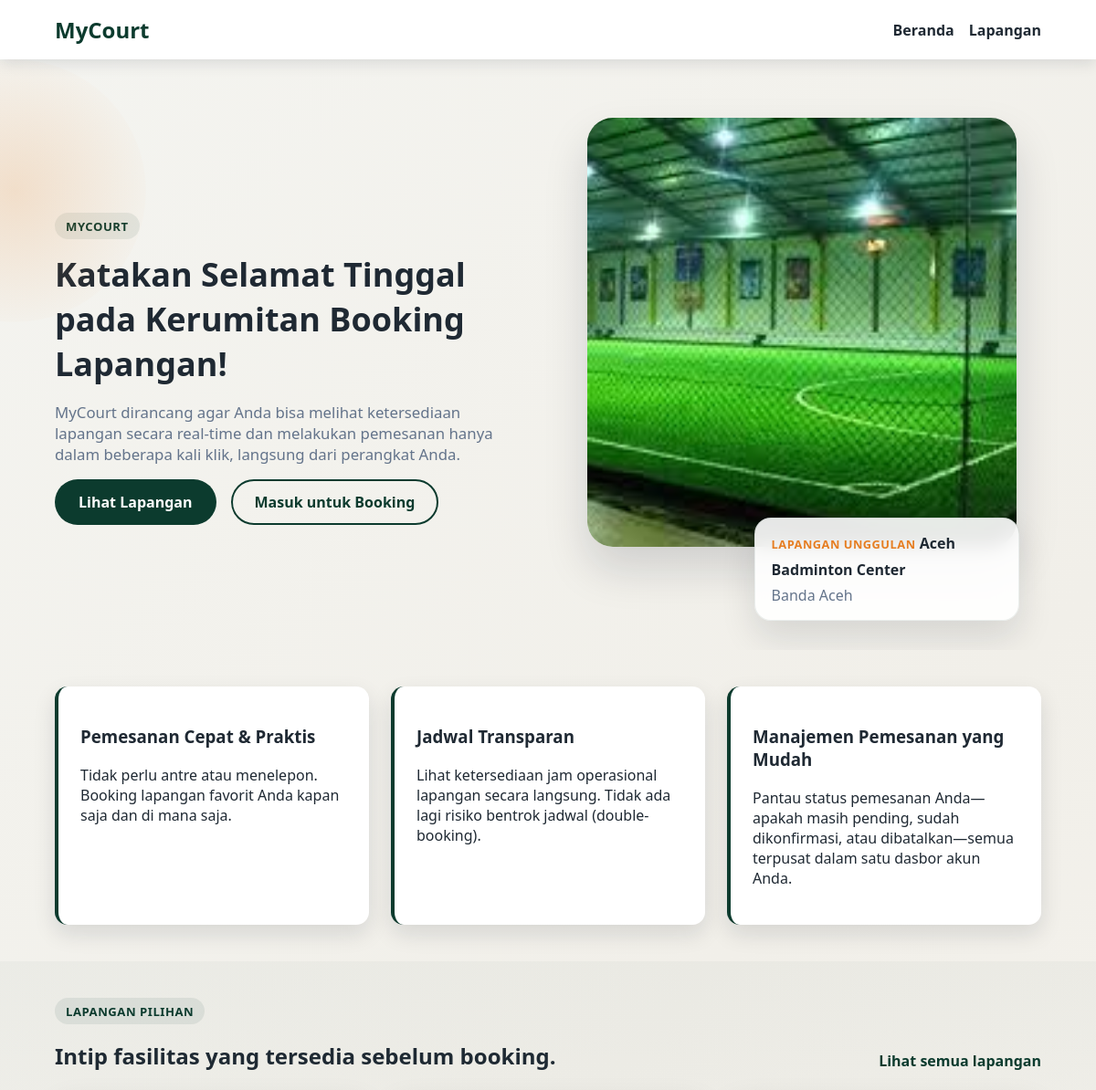
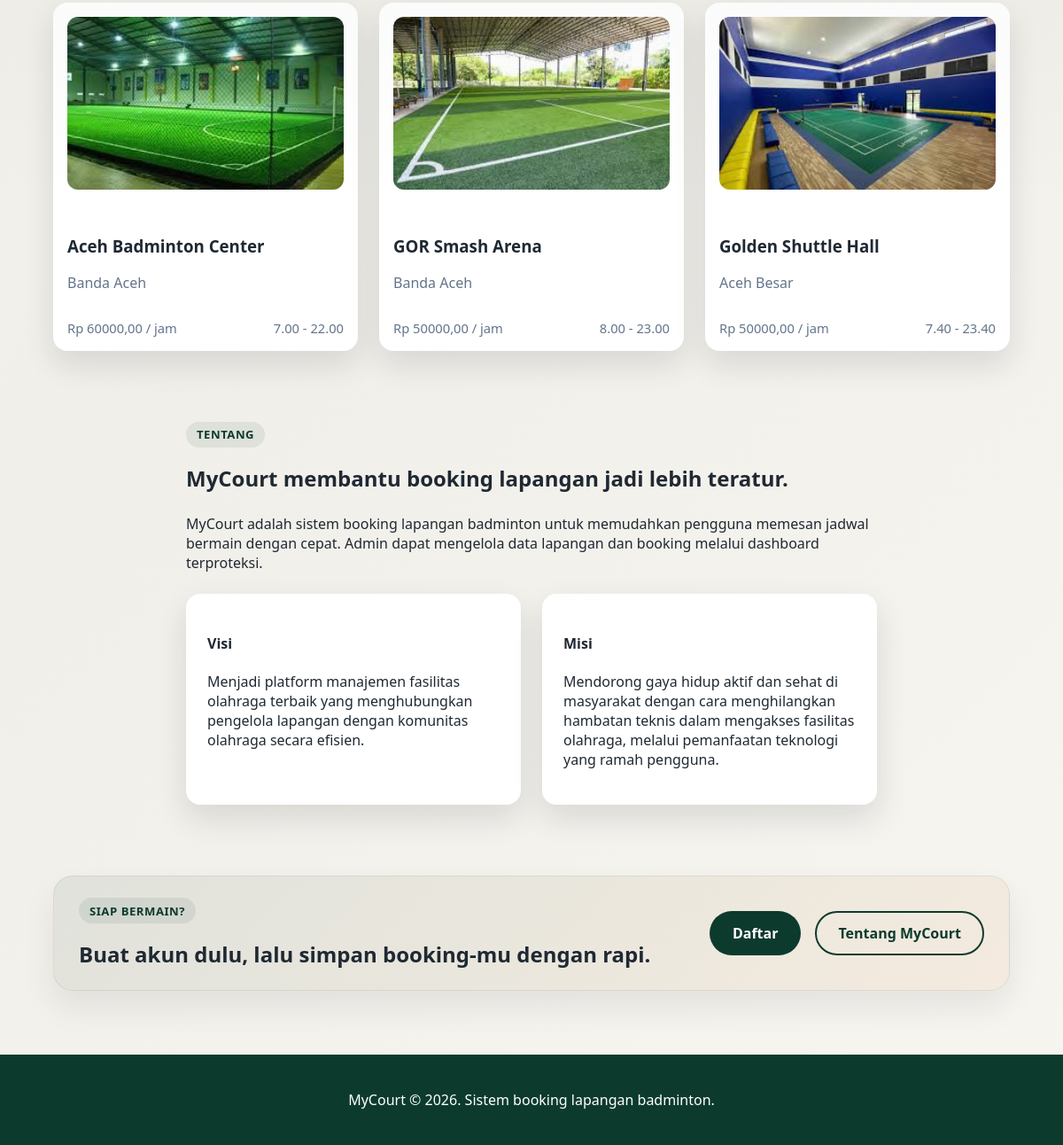
The page / on the database its author committed (2 pictures, top to bottom).
### booking/models.py (models this page shows, shortened)
class Court(models.Model):
    name = models.CharField(max_length=120)
    location = models.CharField(max_length=255)
    price_per_hour = models.DecimalField(max_digits=10, decimal_places=2)
    image = models.ImageField(upload_to="court_images/", blank=True, null=True)
    description = models.TextField(blank=True)
    is_active = models.BooleanField(default=True)
    open_time = models.TimeField(default=datetime.time(6, 0))
    close_time = models.TimeField(default=datetime.time(23, 0))
    created_at = models.DateTimeField(auto_now_add=True)

### booking/views.py (the view)
# urls.py: path("", views.landing, name="landing"),
def landing(request):
    if request.user.is_authenticated:
        return redirect("booking:admin_dashboard" if is_admin_user(request.user) else "booking:user_dashboard")
    context = {
        "court_count": Court.objects.filter(is_active=True).count(),
        "booking_count": Booking.objects.count(),
        "courts": Court.objects.filter(is_active=True).order_by("name")[:3],
    }
    return render(request, "booking/landing.html", context)

### booking/templates/booking/landing.html (shortened to what this page needs)
{% extends 'booking/base.html' %}
{% block content %}
<section class="hero hero-home">
    <div class="container hero-shell">
        <div class="hero-copy">
            <p class="eyebrow">MyCourt</p>
            <h1>Katakan Selamat Tinggal pada Kerumitan Booking Lapangan!</h1>
            <p class="hero-lead">MyCourt dirancang agar Anda bisa melihat ketersediaan lapangan secara real-time dan melakukan pemesanan hanya dalam beberapa kali klik, langsung dari perangkat Anda.</p>
            <div class="hero-actions">
                <a class="btn primary" href="{% url 'booking:courts' %}">Lihat Lapangan</a>
                {% if user.is_authenticated %}
                    <a class="btn ghost" href="{% url 'booking:create' %}">Booking Sekarang</a>
                {% else %}
                    <a class="btn ghost" href="{% url 'booking:login' %}">Masuk untuk Booking</a>
                {% endif %}
            </div>
        </div>
        <div class="hero-visual">
            {% if courts and courts.0.image %}
                <img class="hero-image" src="{{ courts.0.image.url }}" alt="{{ courts.0.name }}">
            {% else %}
                <div class="hero-image hero-image-placeholder">
                    <span>Gambar lapangan akan tampil di sini</span>
                </div>
            {% endif %}
            <div class="hero-floating-card">
                <span class="floating-label">Lapangan unggulan</span>
                <strong>{{ courts.0.name|default:"Court Utama" }}</strong>
                <p>{{ courts.0.location|default:"Lokasi nyaman dan mudah dijangkau" }}</p>
            </div>
        </div>
    </div>
</section>
<section class="section">
    <div class="container feature-grid feature-grid-compact">
        <div class="feature">
            <h3>Pemesanan Cepat & Praktis</h3>
            <p>Tidak perlu antre atau menelepon. Booking lapangan favorit Anda kapan saja dan di mana saja.</p>
        </div>
        <div class="feature">
            <h3>Jadwal Transparan</h3>
            <p>Lihat ketersediaan jam operasional lapangan secara langsung. Tidak ada lagi risiko bentrok jadwal (double-booking).</p>
        </div>
        <div class="feature">
            <h3>Manajemen Pemesanan yang Mudah</h3>
            <p>Pantau status pemesanan Anda—apakah masih pending, sudah dikonfirmasi, atau dibatalkan—semua terpusat dalam satu dasbor akun Anda.</p>
        </div>
    </div>
</section>
<section class="section section-soft">
    <div class="container">
        <div class="section-heading">
            <div>
                <p class="eyebrow">Lapangan pilihan</p>
                <h2>Intip fasilitas yang tersedia sebelum booking.</h2>
            </div>
            <a class="text-link" href="{% url 'booking:courts' %}">Lihat semua lapangan</a>
        </div>
        {% if courts %}
            <div class="card-grid featured-courts">
                {% for court in courts %}
                    <article class="card court-card">
                        {% if court.image %}
                            <img class="court-image" src="{{ court.image.url }}" alt="{{ court.name }}">
                        {% else %}
                            <div class="court-image court-image-placeholder">Belum ada gambar</div>
                        {% endif %}
                        <div class="court-card-body">
                            <div>
                                <h3>{{ court.name }}</h3>
                                <p class="muted">{{ court.location }}</p>
                            </div>
                            <div class="court-meta-row">
                                <span>Rp {{ court.price_per_hour }} / jam</span>
                                <span>{{ court.open_time }} - {{ court.close_time }}</span>
                            </div>
                        </div>
                    </article>
                {% endfor %}
            </div>
        {% else %}
            <p>Belum ada lapangan aktif yang ditampilkan.</p>
        {% endif %}
    </div>
</section>
<section class="section" id="about">
    <div class="container narrow">
        <div class="section-heading about-heading">
            <div>
                <p class="eyebrow">Tentang</p>
                <h2>MyCourt membantu booking lapangan jadi lebih teratur.</h2>
            </div>
        </div>
        <p>MyCourt adalah sistem booking lapangan badminton untuk memudahkan pengguna memesan jadwal bermain dengan cepat. Admin dapat mengelola data lapangan dan booking melalui dashboard terproteksi.</p>
        <div class="info-grid">
            <div class="card">
                <h4>Visi</h4>
                <p>Menjadi platform manajemen fasilitas olahraga terbaik yang menghubungkan pengelola lapangan dengan komunitas olahraga secara efisien.</p>
            </div>
            <div class="card">
                <h4>Misi</h4>
                <p>Mendorong gaya hidup aktif dan sehat di masyarakat dengan cara menghilangkan hambatan teknis dalam mengakses fasilitas olahraga, melalui pemanfaatan teknologi yang ramah pengguna.</p>
            </div>
        </div>
    </div>
</section>
<section class="section">
    <div class="container cta-band">
        <div>
            <p class="eyebrow">Siap bermain?</p>
            <h2>Buat akun dulu, lalu simpan booking-mu dengan rapi.</h2>
        </div>
        <div class="hero-actions">
            <a class="btn primary" href="{% url 'booking:register' %}">Daftar</a>
            <a class="btn ghost" href="{% url 'booking:about' %}">Tentang MyCourt</a>
        </div>
    </div>
</section>
{% endblock %}

### rows shown on the page
Court: image (picture), name "Aceh Badminton Center", location "Banda Aceh", price_per_hour "60000,00", open_time "7.00", close_time "22.00"
Court: image (picture), name "GOR Smash Arena", location "Banda Aceh", price_per_hour "50000,00", open_time "8.00", close_time "23.00"
Court: image (picture), name "Golden Shuttle Hall", location "Aceh Besar", price_per_hour "50000,00", open_time "7.40", close_time "23.40"
